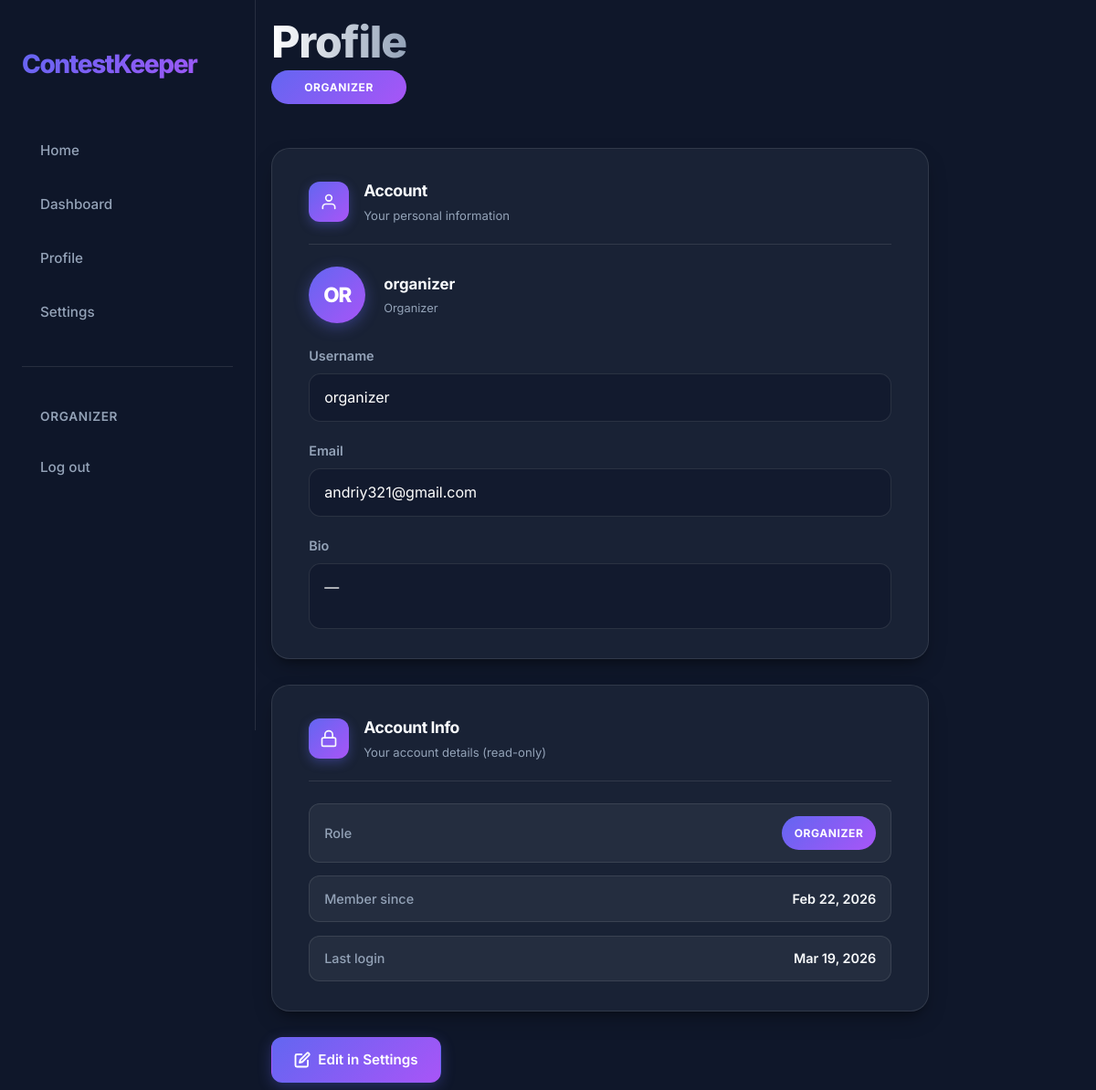
The page /profile/ (signed in) on the database as committed earlier.
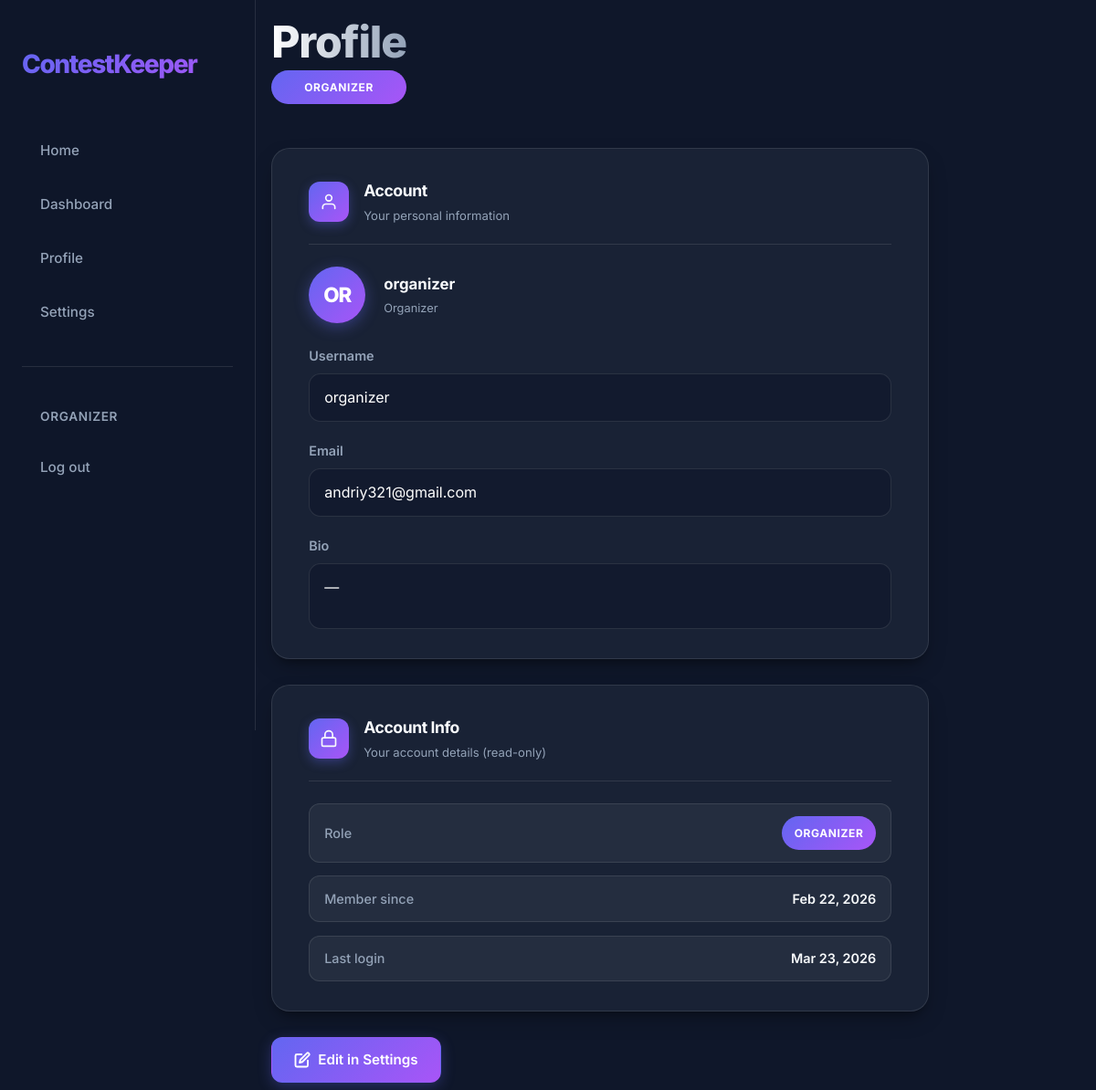
The same page on the database as committed later.
### app/models.py (models this page shows, shortened)
class User(AbstractUser):
    first_name = None
    last_name = None
    class Role(models.TextChoices):
        ORGANIZER = "ORGANIZER", "Organizer"
        JURY = "JURY", "Jury"
        PARTICIPANT = "PARTICIPANT", "Participant"
    username = models.CharField(max_length=20, unique=True)
    bio = models.CharField(max_length=200, blank=True)
    role = models.CharField(choices=Role.choices, default=Role.PARTICIPANT)

### app/views.py (the view)
# urls.py: path("profile/", views.ProfileView.as_view(), name="profile"),
class ProfileView(RedirectToRegisterMixin, TemplateView):
    template_name = "app/profile.html"

### app/templates/app/profile.html (shortened to what this page needs)
{% load static %}
<!DOCTYPE html>
<html lang="en">
<head>
    <link rel="stylesheet" href="{% static 'css/common.css' %}">
    <link rel="stylesheet" href="{% static 'css/settings.css' %}">
</head>
<body>
    {% include 'app/nav.html' %}
    <main class="dashboard-container">
        <header class="dashboard-header">
            <div class="header-left">
                <h1 id="h1">Profile</h1>
                <span class="role-badge">{{ user.get_role_display }}</span>
            </div>
        </header>
        <div class="settings-layout">
            <section class="settings-card">
                <div class="settings-card__header">
                    <div class="settings-card__icon">
                        <svg width="20" height="20" viewBox="0 0 24 24" fill="none" stroke="currentColor" stroke-width="2" stroke-linecap="round" stroke-linejoin="round"><path d="M20 21v-2a4 4 0 0 0-4-4H8a4 4 0 0 0-4 4v2"></path><circle cx="12" cy="7" r="4"></circle></svg>
                    </div>
                    <div>
                        <h2 class="settings-card__title">Account</h2>
                        <p class="settings-card__subtitle">Your personal information</p>
                    </div>
                </div>
                <div class="settings-avatar">
                    <div class="settings-avatar__circle">
                        {{ user.username|slice:":2"|upper }}
                    </div>
                    <div class="settings-avatar__info">
                        <span class="settings-avatar__name">{{ user.username }}</span>
                        <span class="settings-avatar__role">{{ user.get_role_display }}</span>
                    </div>
                </div>
                <div class="settings-fields">
                    <div class="form-group">
                        <label class="form-label">Username</label>
                        <div class="form-input" style="cursor:default; user-select:text;">{{ user.username }}</div>
                    </div>
                    <div class="form-group">
                        <label class="form-label">Email</label>
                        <div class="form-input" style="cursor:default; user-select:text;">{{ user.email|default:"—" }}</div>
                    </div>
                    <div class="form-group">
                        <label class="form-label">Bio</label>
                        <div class="form-input" style="cursor:default; user-select:text; min-height:72px; white-space:pre-wrap;">{{ user.bio|default:"—" }}</div>
                    </div>
                </div>
            </section>
            <section class="settings-card">
                <div class="settings-card__header">
                    <div class="settings-card__icon">
                        <svg width="20" height="20" viewBox="0 0 24 24" fill="none" stroke="currentColor" stroke-width="2" stroke-linecap="round" stroke-linejoin="round"><rect x="3" y="11" width="18" height="11" rx="2" ry="2"></rect><path d="M7 11V7a5 5 0 0 1 10 0v4"></path></svg>
                    </div>
                    <div>
                        <h2 class="settings-card__title">Account Info</h2>
                        <p class="settings-card__subtitle">Your account details (read-only)</p>
                    </div>
                </div>
                <div class="settings-info-grid">
                    <div class="settings-info-item">
                        <span class="settings-info-item__label">Role</span>
                        <span class="settings-info-item__value">
                            <span class="role-badge">{{ user.get_role_display }}</span>
                        </span>
                    </div>
                    <div class="settings-info-item">
                        <span class="settings-info-item__label">Member since</span>
                        <span class="settings-info-item__value">{{ user.date_joined|date:"M d, Y" }}</span>
                    </div>
                    <div class="settings-info-item">
                        <span class="settings-info-item__label">Last login</span>
                        <span class="settings-info-item__value">{{ user.last_login|date:"M d, Y" }}</span>
                    </div>
                </div>
            </section>
            <div class="settings-actions">
                <a href="{% url 'settings' %}" class="btn btn-primary settings-save-btn">
                    <svg width="18" height="18" viewBox="0 0 24 24" fill="none" stroke="currentColor" stroke-width="2.5" stroke-linecap="round" stroke-linejoin="round"><path d="M11 4H4a2 2 0 0 0-2 2v14a2 2 0 0 0 2 2h14a2 2 0 0 0 2-2v-7"></path><path d="M18.5 2.5a2.121 2.121 0 0 1 3 3L12 15l-4 1 1-4 9.5-9.5z"></path></svg>
                    Edit in Settings
                </a>
            </div>
        </div>
    </main>
</body>
</html>

### app/templates/app/nav.html (shortened to what this page needs)
{% load static %}
<nav id="nav">
    <div class="nav-container">
        <a href="{% url 'home' %}" class="nav-logo">ContestKeeper</a>
        <div class="nav-links">
            <button data-url="{% url 'home' %}" class="nav-link" id="homeBtn">Home</button>
            <button data-url="{% url 'dashboard' %}" class="nav-link" id="dashboardBtn">Dashboard</button>
            <button data-url="{% url 'profile' %}" class="nav-link" id="profileBtn">Profile</button>
            <button data-url="{% url 'settings' %}" class="nav-link" id="settingsBtn">Settings</button>
            <hr class="nav-auth-divider">
            {% if user.is_authenticated %}
            <span class="nav-user">{{ user.username }}</span>
            <form method="post" action="{% url 'logout' %}" class="nav-logout-form">
                <button type="submit" class="nav-link">Log out</button>
            </form>
            {% else %}
            <a href="{% url 'register' %}" class="nav-link">Register</a>
            <a href="{% url 'login' %}" class="nav-link">Log in</a>
            {% endif %}
        </div>
    </div>
</nav>
<link rel="stylesheet" href="{% static 'css/nav.css' %}">

### app/static/css/common.css (style rules this page uses)
:root { --primary: #6366f1; --primary-hover: #4f46e5; --secondary: #a855f7; --bg-dark: #0f172a; --bg-card: rgba(30, 41, 59, 0.7); --text-main: #f8fafc; --text-muted: #94a3b8; --border: rgba(255, 255, 255, 0.1); --glass: rgba(255, 255, 255, 0.05); --glass-hover: rgba(255, 255, 255, 0.1); --shadow-lg: 0 10px 25px -5px rgba(0, 0, 0, 0.3), 0 8px 10px -6px rgba(0, 0, 0, 0.3); }
* { margin: 0; box-sizing: border-box; }
body { background-color: var(--bg-dark); color: var(--text-main); font-family: 'Inter', -apple-system, BlinkMacSystemFont, "Segoe UI", Roboto, Helvetica, Arial, sans-serif; line-height: 1.6; min-height: 100vh; }
.dashboard-container { width: 98%; margin: 0 auto; padding: 0.5rem; }
h1, h2, h3 { color: var(--text-main); letter-spacing: -0.025em; }
#h1 { font-size: 3rem; font-weight: 800; background: linear-gradient(to right, #fff, #94a3b8); -webkit-background-clip: text; background-clip: text; -webkit-text-fill-color: transparent; margin-bottom: -0.5rem; }
.header-left { display: flex; flex-direction: column; gap: 0; }
.btn { display: inline-flex; align-items: center; justify-content: center; padding: 0.75rem 1.5rem; border-radius: 0.75rem; font-weight: 600; font-size: 0.95rem; font-family: inherit; text-decoration: none; transition: all 0.2s ease; cursor: pointer; border: 1px solid transparent; gap: 0.5rem; }
.btn-primary { background: linear-gradient(135deg, var(--primary) 0%, var(--secondary) 100%); color: white; box-shadow: 0 4px 15px rgba(99, 102, 241, 0.3); }
.role-badge { display: flex; background: linear-gradient(135deg, var(--primary) 0%, var(--secondary) 100%); min-width: fit-content; min-height: fit-content; padding: 1.15vh 1.15vw; justify-content: center; align-items: center; border-radius: 9999px; font-size: 0.75rem; font-weight: 700; text-transform: uppercase; letter-spacing: 0.05em; color: white; }
.dashboard-header { display: flex; justify-content: space-between; align-items: center; margin-bottom: 3rem; }
.form-group { margin-bottom: 1.5rem; }
.form-label { display: block; color: var(--text-muted); font-size: 0.9rem; margin-bottom: 0.5rem; font-weight: 600; }
.form-input, input[type="text"], input[type="email"], input[type="password"], input[type="datetime-local"], textarea, select { width: 100%; background: rgba(15, 23, 42, 0.6); border: 1px solid var(--border); border-radius: 0.8rem; padding: 0.8rem 1rem; color: white; font-family: inherit; font-size: 1rem; transition: all 0.3s; }

### app/static/css/nav.css (style rules this page uses)
body { padding-left: 280px; }
#nav { background: rgba(15, 23, 42, 0.95); backdrop-filter: blur(20px); -webkit-backdrop-filter: blur(20px); color: white; padding: 0; margin: 0; width: 280px; height: 100vh; position: fixed; top: 0; left: 0; border-right: 1px solid var(--border); z-index: 1000; overflow-y: auto; }
.nav-container { display: flex; flex-direction: column; padding: 3rem 1.5rem; height: 100%; }
.nav-logo { font-size: 1.75rem; font-weight: 800; color: white; text-decoration: none; margin-bottom: 3rem; background: linear-gradient(135deg, var(--primary) 0%, var(--secondary) 100%); -webkit-background-clip: text; background-clip: text; -webkit-text-fill-color: transparent; letter-spacing: -0.05em; }
.nav-links { display: flex; flex-direction: column; gap: 0.75rem; }
.nav-link { color: var(--text-muted); text-decoration: none; padding: 0.875rem 1.25rem; border-radius: 0.75rem; transition: all 0.2s ease; font-size: 0.95rem; font-weight: 500; display: flex; align-items: center; text-align: left; background: transparent; border: none; cursor: pointer; width: 100%; font-family: inherit; }
.nav-auth-divider { margin: 1.5rem 0; border: none; border-top: 1px solid var(--border); }
.nav-user { padding: 0.5rem 1.25rem; font-size: 0.85rem; font-weight: 600; color: var(--text-muted); text-transform: uppercase; letter-spacing: 0.05em; }
.nav-logout-form { display: block; margin-top: auto; }

Rows that differ between the two databases and show on the page:
changed User "OR": last_login "Mar 19, 2026" → "Mar 23, 2026"
